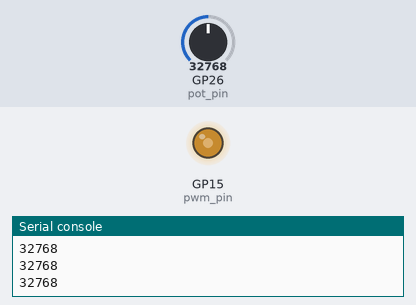
The program below on a simulated Raspberry Pi Pico running MicroPython. Shown: output pins drawn as LEDs (lit = HIGH), the last lines printed to the serial console. The inputs (shaded band) are chosen by the test bench; at power-on: GP26 (pot_pin) = 32768 (analog values on the 0–65535 scale).

Above: at 1.2 s.
1.3 s: GP26 (pot_pin) set to 45874
At 2.3 s:
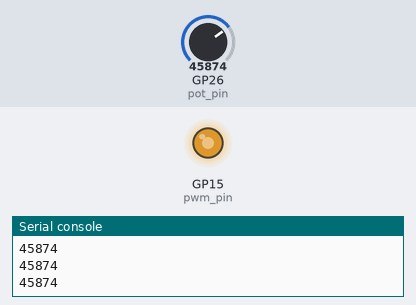
2.8 s: GP26 (pot_pin) set to 57670
At 3.3 s:
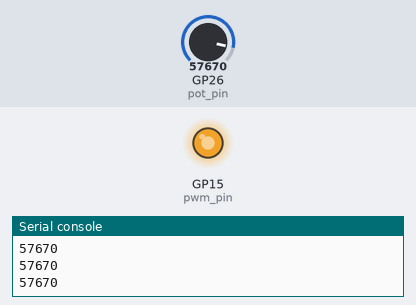
4.3 s: GP26 (pot_pin) set to 7864
At 4.8 s:
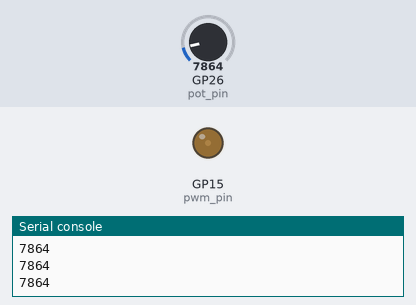
5.8 s: GP26 (pot_pin) set to 0
At 6.9 s:
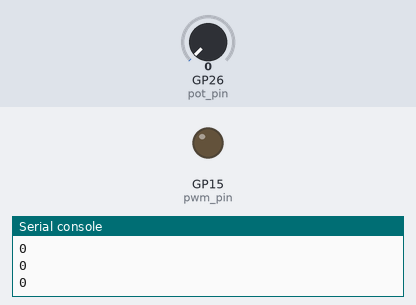
Timing chart, 0 to 8.3 s (numbered marks = the images above; inputs shaded):
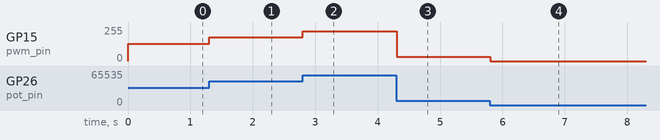

Measured:
- after the input at 1.3 s, GP15 (pwm_pin): 128/255 → 178/255 at once
- after the input at 2.8 s, GP15 (pwm_pin): 178/255 → 224/255 at once
- after the input at 4.3 s, GP15 (pwm_pin): 224/255 → 31/255 at once
- after the input at 5.8 s, GP15 (pwm_pin): 31/255 → 0/255 at once

The program:

07_adc_to_pwm.py
```python
from machine import Pin, ADC, PWM
import time

pot_pin = ADC(Pin(26))
pwm_pin = PWM(Pin(15))

# while controlling an LED light, a frequency of 1000 Hz is generally used
pwm_pin.freq(1000)

while True:

    # reading a 16-bit integer from ADC
    pot_value = pot_pin.read_u16()

    duty_cycle = pot_value

    # writing a 16-bit integer as Duty Cycle on my PWM
    pwm_pin.duty_u16(duty_cycle)

    print(duty_cycle)
    time.sleep(0.01)
```
